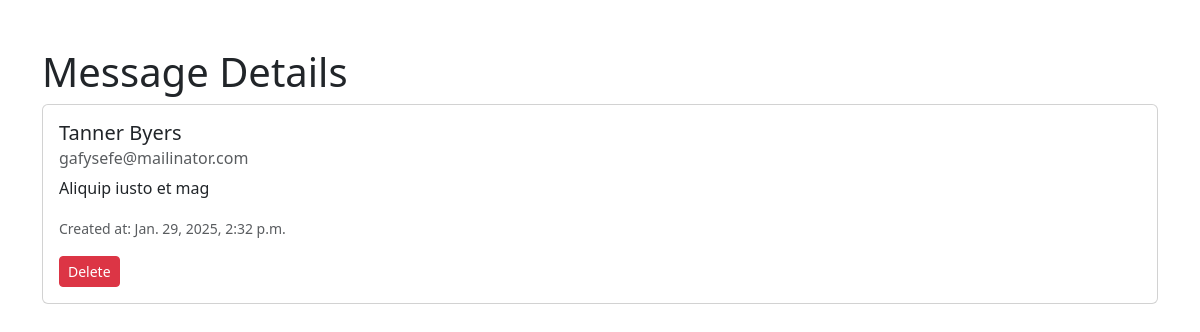
/contact_us_app/message_details/5/, run on the app's committed database.
### contact_us_app/models.py (models this page shows, shortened)
class contactM(models.Model):
    name = models.CharField(max_length=100 , blank=False , null=False)
    email = models.EmailField(max_length=100 , blank=False , null=False)
    message = models.TextField(max_length=1000 , blank=False , null=False)
    created_at = models.DateTimeField(auto_now_add=True)

### contact_us_app/views.py (the view)
# urls.py: path('message_details/<int:contact_id>/' , message_details , name = 'message_details'),
def message_details(request , contact_id):
    message = get_object_or_404(contactM , id=contact_id)
    return render(request , 'contact_us_app/message_details.html' , {'message':message})

### contact_us_app/templates/contact_us_app/message_details.html (shortened to what this page needs)
<!DOCTYPE html>
<html lang="en">
<head>
    <link rel="stylesheet" href="https://cdn.jsdelivr.net/npm/bootstrap@5.3.0-alpha3/dist/css/bootstrap.min.css">
</head>
<body>
    <div class="container mt-5">
        <h1>Message Details</h1>
        <div class="card">
            <div class="card-body">
                <h5 class="card-title">{{ message.name }}</h5>
                <h6 class="card-subtitle mb-2 text-muted">{{ message.email }}</h6>
                <p class="card-text">{{ message.message }}</p>
                <p class="card-text"><small class="text-muted">Created at: {{ message.created_at }}</small></p>
                <div>
                <a href="{% url 'message_delete' message.id %}" class="btn btn-danger btn-sm " >Delete</a>
                </div>
            </div>
        </div>
    </div>
</body>
</html>

### data on the page
contactM: name "Tanner Byers", email "gafysefe@mailinator.com", message "Aliquip iusto et mag", created_at "Jan. 29, 2025, 2:32 p.m."
